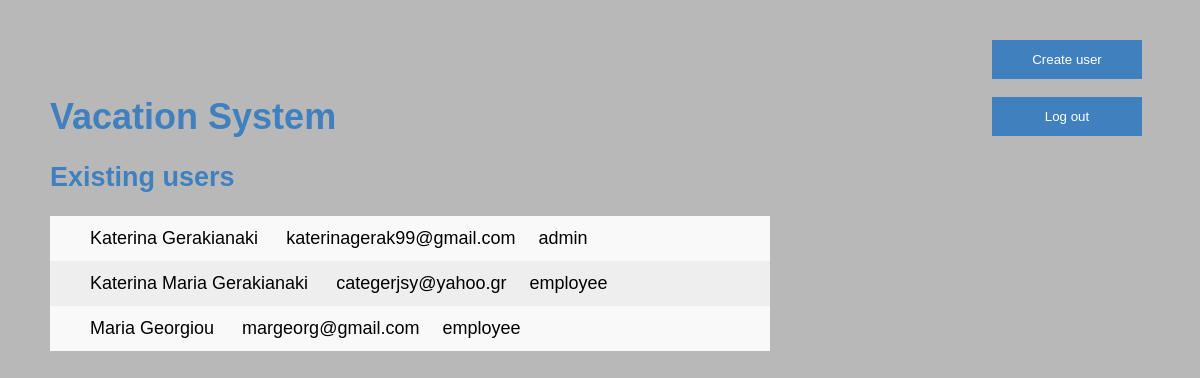
The page /homepage.php (signed in) on the database as committed earlier.
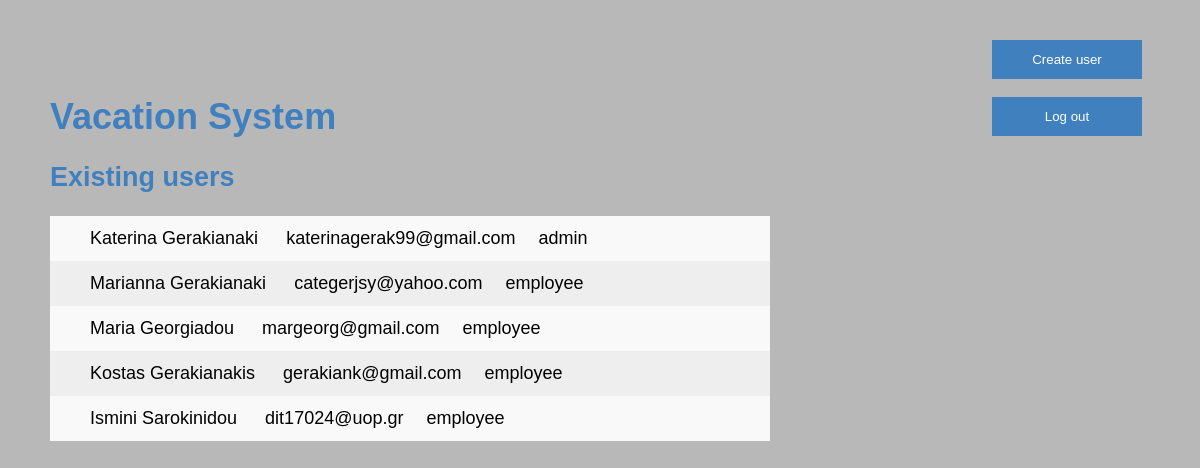
The same page on the database as committed later.
### tables this page shows
CREATE TABLE `user` (
  `id_user` int(11) NOT NULL,
  `first_name` varchar(50) NOT NULL,
  `last_name` varchar(50) NOT NULL,
  `password` varchar(20) NOT NULL,
  `email` varchar(25) NOT NULL,
  `type` varchar(10) NOT NULL
);

### homepage.php (the view, shortened to what this page needs)
<?php
    include 'config.php';
  ?>
<!DOCTYPE html>
<html>
<head>
    <link rel="stylesheet" href="assets/css/st.css">
    <link rel="stylesheet" href="assets/css/list.css">
</head>
<body>
<div class="sidebar">
    <a href="create_user.php"><button class='wbtn'>Create user</button></a>
    <br><br>
    <a href="logout.php"><button class='wbtn'>Log out</button></a>
</div>
<div class="body-text">
    <h1>Vacation System </h1>
    <h2>Existing users</h2>
    <ul id="myUL">
        <?php
        $us = mysqli_query($conn,"select * from user");
        while ($row = mysqli_fetch_array($us, MYSQLI_ASSOC)) {
            $first_name=$row['first_name'];
            $last_name=$row['last_name'];
            $email=$row['email'];
            $type=$row['type'];
            $id=$row['id_user'];
            echo "<li id='$id' value='$id' onclick='edituser(this)'> $first_name $last_name &emsp; $email  &emsp;$type</li>";
        }
        ?>
    </ul>
</div>
</body>
</html>

### assets/css/st.css (style rules this page uses)
body { margin: 0; padding: 0; font-family: sans-serif; background: #b8b8b8; background-size: cover; background-position: center; }
.sidebar { height: 200px; width: 150px; position: fixed; top: 0; right: 8px; padding-top: 40px; padding-right: 50px; }
.body-text { margin: 8% auto 0; margin-right: 150px; margin-left: 50px; font-size: 18px; width: 60%; }
h1,h2,label { color: #4080bf; }
.wbtn { color: white; width: 100%; padding: 12px 18px; background-color: #4080bf; border: 4px; border-color: #4080bf; }
a:link { text-decoration: none; color: black; }

### assets/css/list.css (style rules this page uses)
ul { margin: 0; padding: 0; }
ul li { cursor: pointer; position: relative; padding: 12px 8px 12px 40px; list-style-type: none; background: #eee; font-size: 18px; transition: 0.2s; -webkit-user-select: none; -moz-user-select: none; -ms-user-select: none; user-select: none; }
ul li:nth-child(odd) { background: #f9f9f9; }

Rows that differ between the two databases and show on the page:
changed user: first_name "Katerina Maria" → "Marianna"; email "categerjsy@yahoo.gr" → "categerjsy@yahoo.com"
changed user "Maria": last_name "Georgiou" → "Georgiadou"
added user: $id 5 (drawn), first_name "Kostas", last_name "Gerakianakis", email "gerakiank@gmail.com", type "employee"
added user: $id 6 (drawn), first_name "Ismini", last_name "Sarokinidou", email "dit17024@uop.gr", type "employee"
